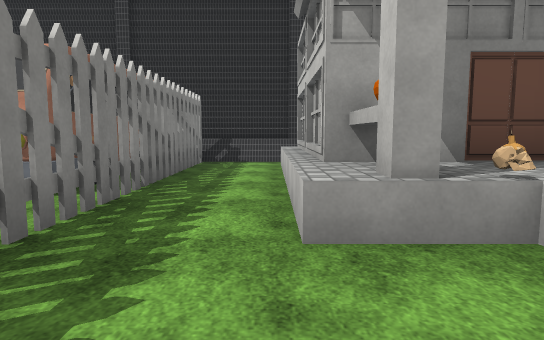
[1] (above)

21 first-person views from a walk through a Unity game level. The camera is 1.3 m above the floor, tilts 6° down and sees 75° across. The floor is counted in squares, 2 m on a side. Each view is taken from the middle of a square. On the plan, view 1 faces up. The plan holds only what a view shows up to about 10 squares ahead; the rest is blank. The place goes on beyond the plan. Flat ground stands in for the terrain. The player is left out. Some surface patterns are stand-ins.

[2]
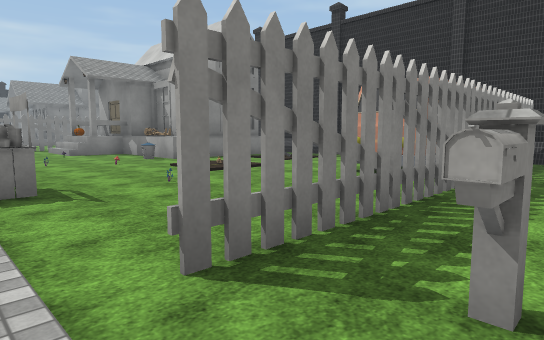

[3]
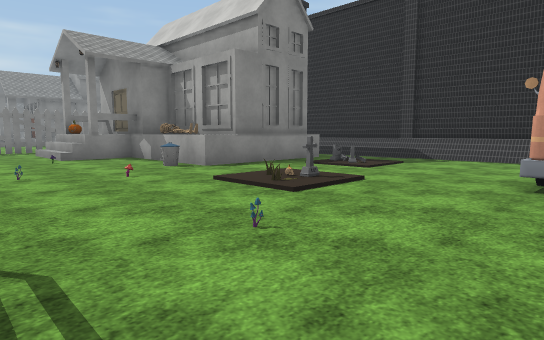

[4]
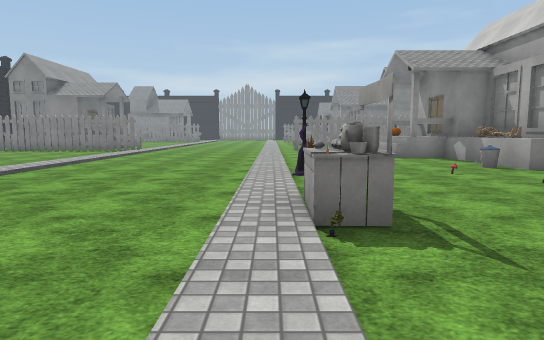

[5]
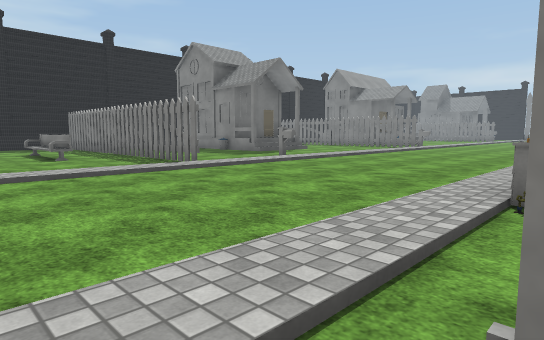

[6]
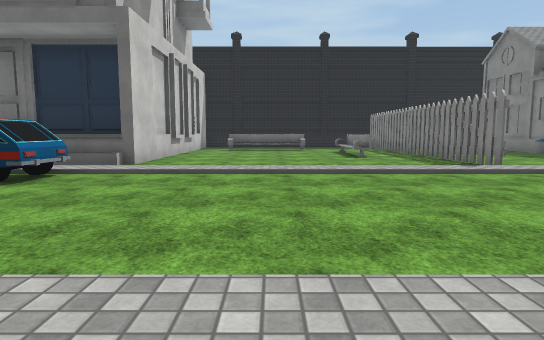

[7]
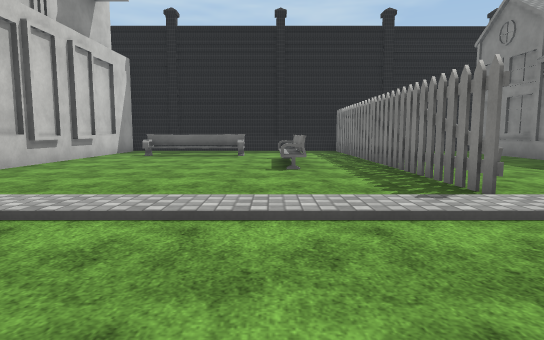

[8]
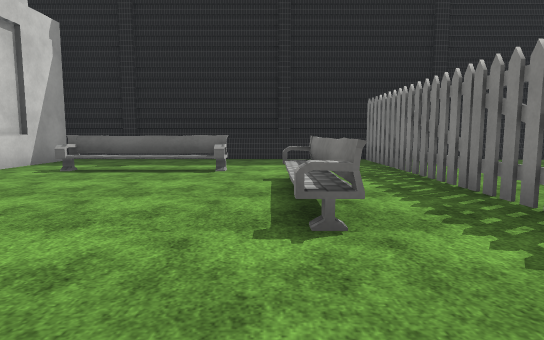

[9]
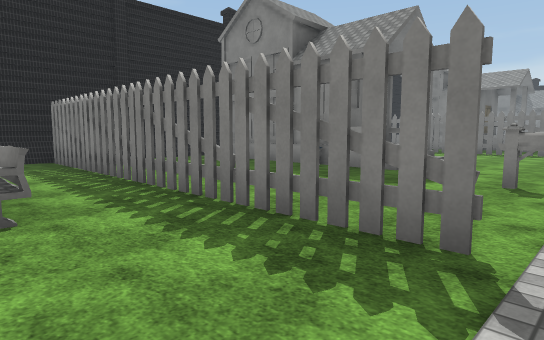

[10]
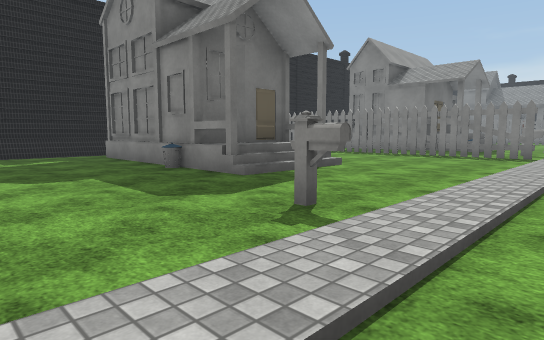

[11]
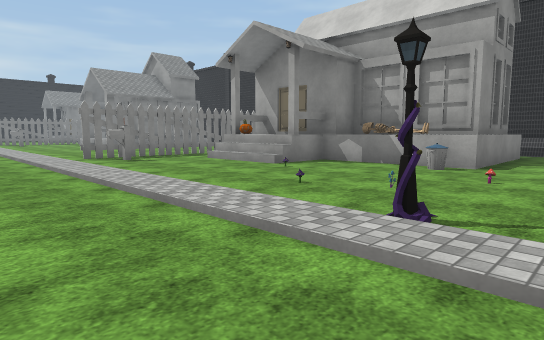

[12]
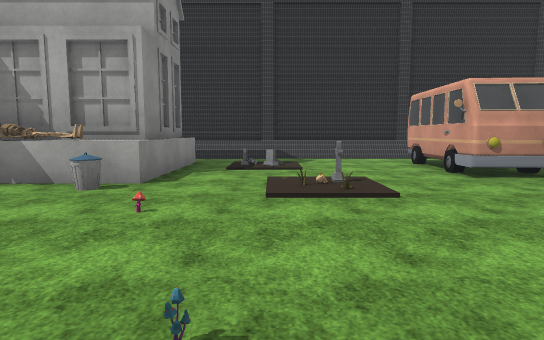

[13]
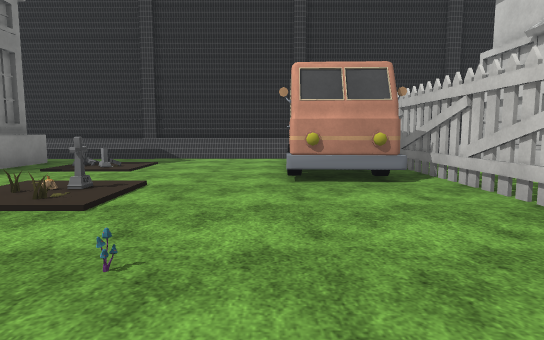

[14]
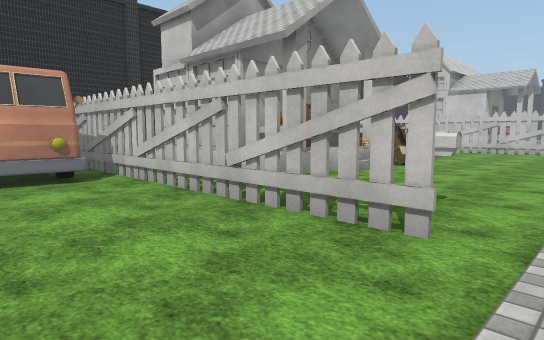

[15]
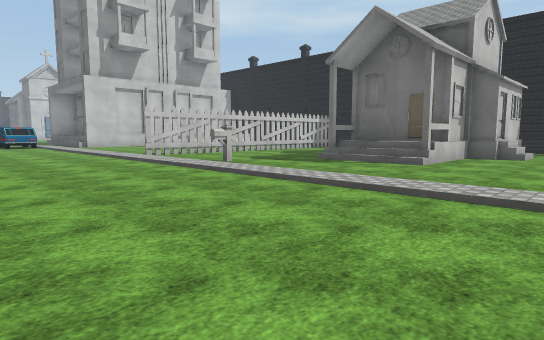

[16]
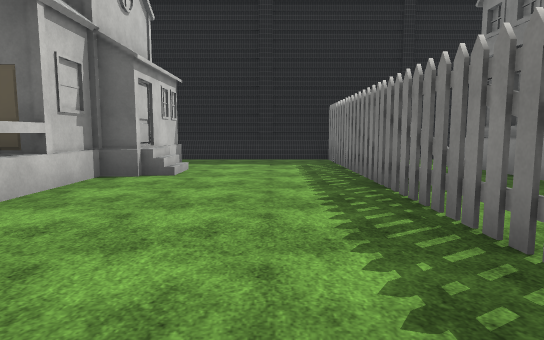

[17]
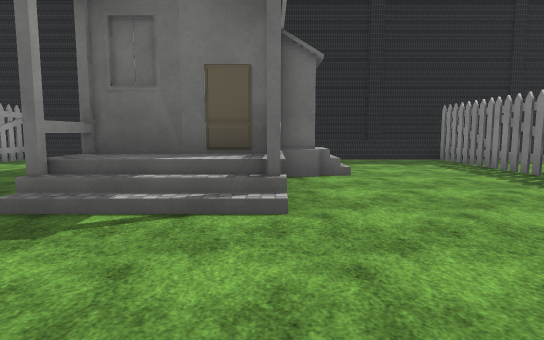

[18]
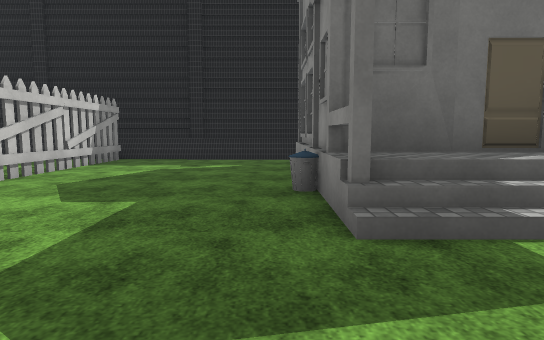

[19]
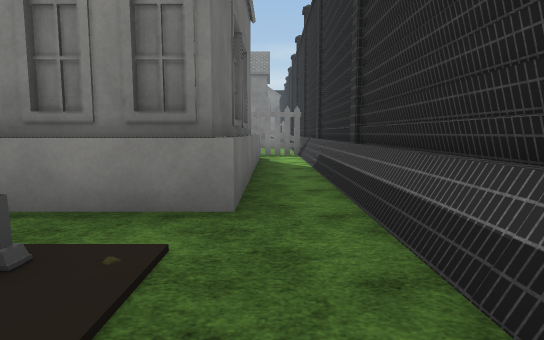

[20]
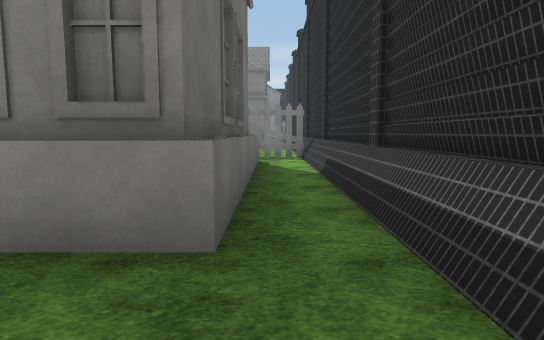

[21]
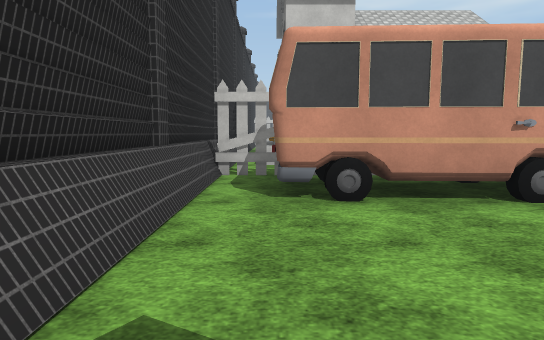

### Floor plan
Key: @ floor where view 1 was taken; # wall or solid block; . main floor; : floor 0.25 m higher than the main floor; + floor 1 m higher than the main floor; / step, stairs or slope; C car; H house; A candle; B bin; M mushroom; S streetlight; E bench; U building; F coffin; O other object.
Columns run from 20 left of view 1 to 5 right of it. Each row starts with its distance up from view 1.
  8    O##############O###
  7    O.............CO..HHH
  6      HHHHHHHO....CO..H
  5        HHHHH.O... O..HHH
  4        HHHHH.....CO..HHH
  3      HH HHHB.OO...O..O  H
  2         ......O...O..A/OF
  1    O....O...O..M..O.......
  0    O......OO......O.@.....
 -1   .OO.......SM.O..O.O.....
 -2   :::::::::::::::::::
 -3    ...................
 -4      ..................
 -5      ..................
 -6      .................CCC
 -7      :::::::::::::::::::
 -8   OO........O..O....../
 -9    O...........O......#
-10    O....///....O......#UUU
-11   .O....H++....OE/....U
-12 H..O....HHHB...OE/....U
-13 H. O...HHHH....O./....U
-14 H  O...HHHH....O../E/.U
-15   .O....H H....O......U
-16   .O....  .....O......#
-17 #######################

Where each view was taken, in squares from view 1:
view 1: 0 up, 0 right, facing up
view 2: 2 down, 0 right, facing up-left
view 3: 1 down, 3 left, facing up-left
view 4: 2 down, 2 left, facing left
view 5: 1 down, 1 left, facing down-left
view 6: 1 down, 1 left, facing down
view 7: 4 down, 3 left, facing down
view 8: 8 down, 3 left, facing down
view 9: 7 down, 3 left, facing down-left
view 10: 6 down, 6 left, facing down-left
view 11: 4 down, 7 left, facing up-left
view 12: 2 down, 7 left, facing up
view 13: 1 down, 4 left, facing up
view 14: 2 down, 4 left, facing up-right
view 15: 3 down, 15 left, facing down-right
view 16: 7 down, 15 left, facing down
view 17: 7 down, 12 left, facing down
view 18: 8 down, 9 left, facing down
view 19: 7 up, 6 left, facing left
view 20: 7 up, 7 left, facing left
view 21: 7 up, 7 left, facing right
